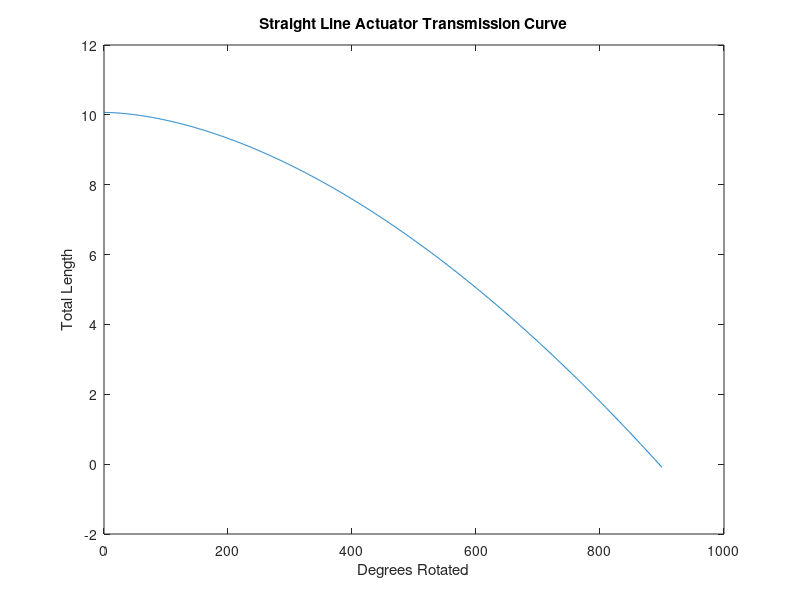

Source code (MATLAB):
% straightline_simulation_transmissionratio_curvefit.m
% Copyright 2015 Kyle Zampaglione, Andrew P. Sabelhaus
% Plot the transmission ratio from straight line ladder model, using
% a curve that was previously fitted.

%twistangle = [0.001, 180, 360, 540, 720, 810, 900]
%length =  [10.0000, 9.5100 ,8.0900, 5.8800, 3.0900, 1.5600, 0]
%plug into cftool and do power fit to 2 terms 

a =  -7.4050e-005;
b = 1.739;
c = 10.07; 

x = linspace(0,900,1000);
plot(x,a*x.^b+c)
title('Straight Line Actuator Transmission Curve')
xlabel('Degrees Rotated')
ylabel('Total Length')

